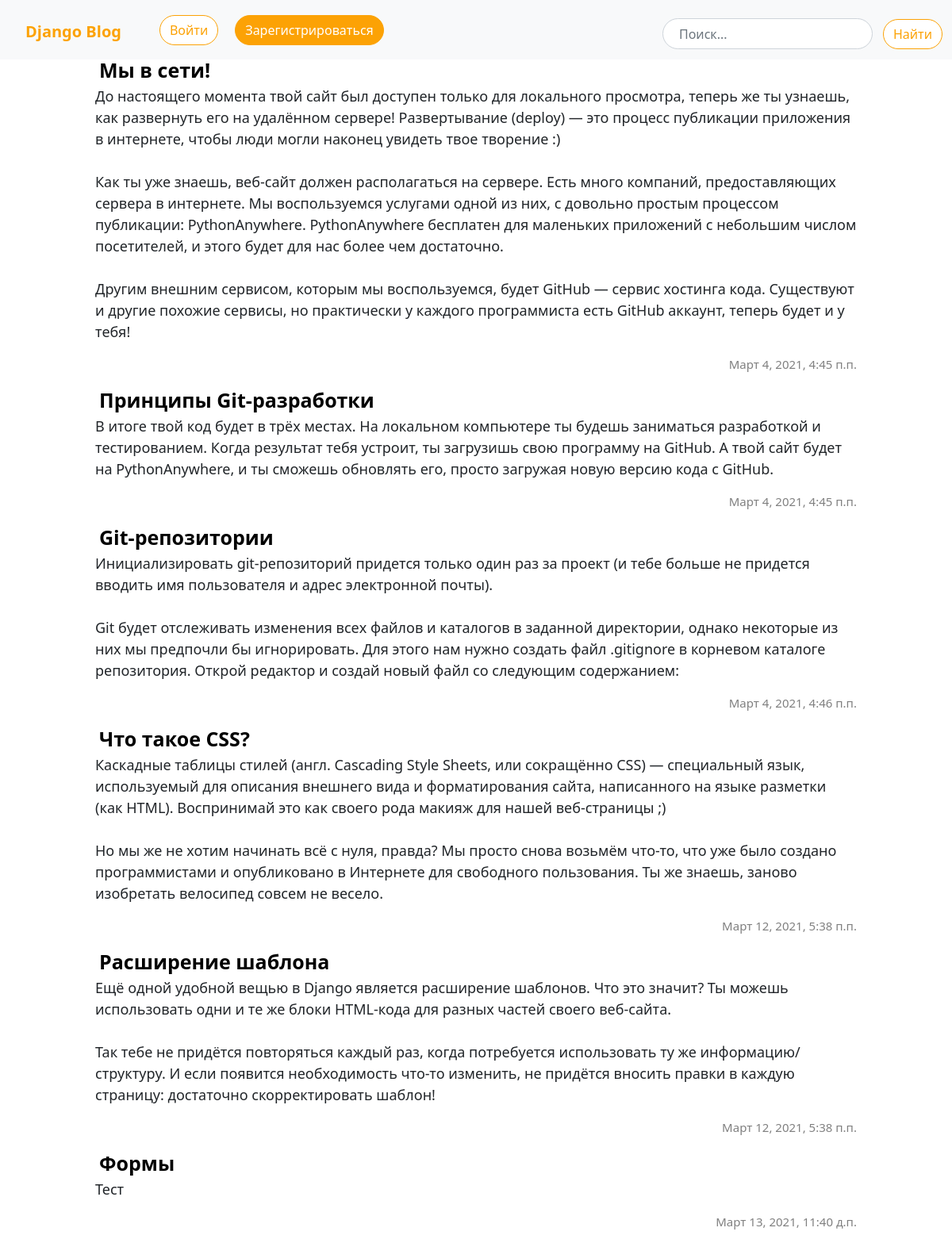
The app's page /, older data.
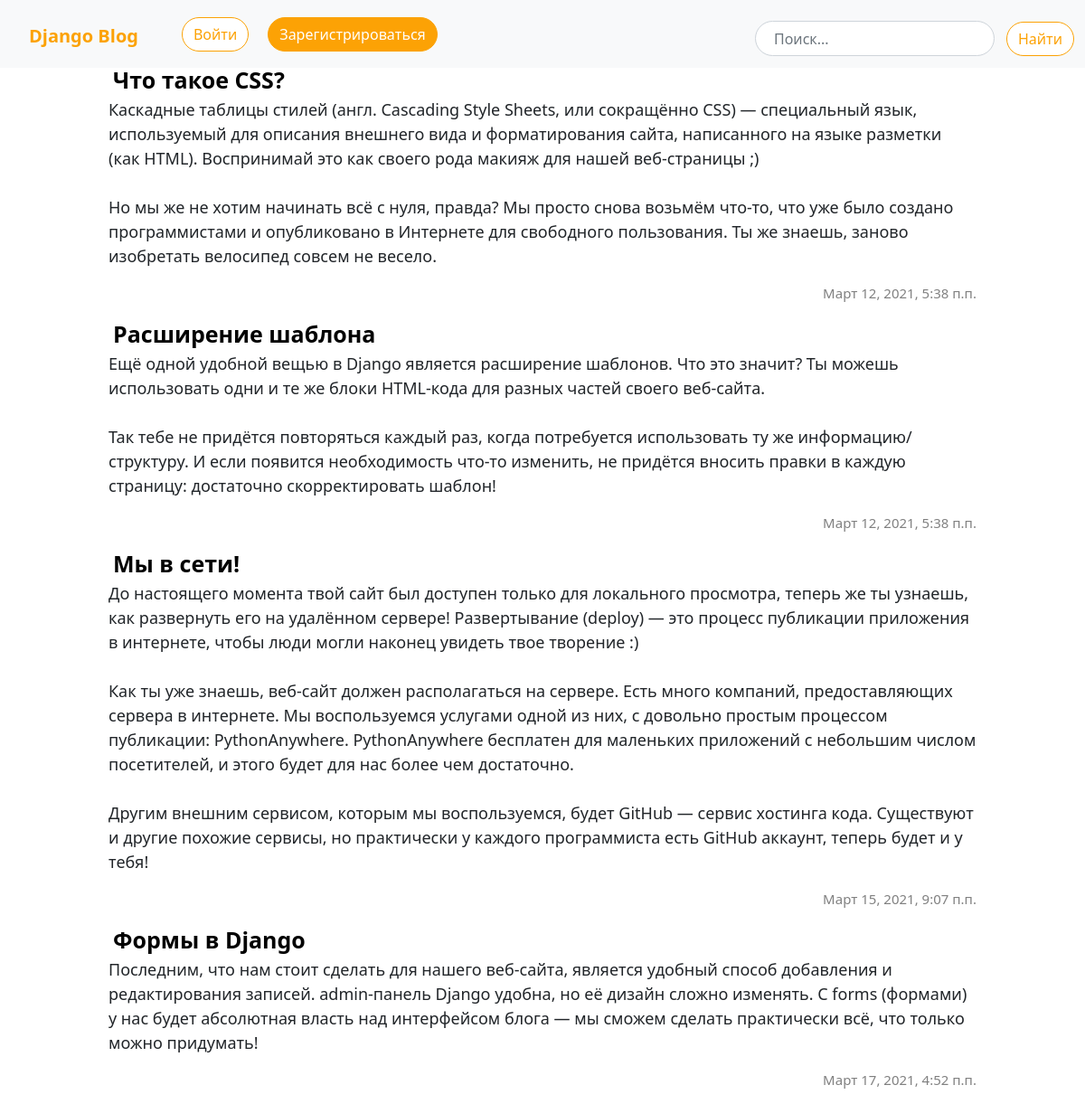
The same page, newer data.
### blog/models.py (models this page shows, shortened)
class Post(models.Model):
    author = models.ForeignKey(settings.AUTH_USER_MODEL, on_delete=models.CASCADE)
    title = models.CharField(max_length=200)
    text = models.TextField()
    created_date = models.DateTimeField(default=timezone.now)
    published_date = models.DateTimeField(blank=True, null=True)

### blog/views.py (the view, shortened to what this page needs)
# urls.py: path('', views.post_list, name='post_list'),
def post_list(request):
    posts = Post.objects.filter(published_date__lte=timezone.now()).order_by('published_date')
    return render(request, 'blog/post_list.html', {'posts': posts})

### blog/templates/blog/post_list.html
{% extends 'blog/base.html' %}
{% block content %}
  <div class="main">
    {% for post in posts %}
      <div class="posts">
        <a href="{% url 'post_detail' pk=post.pk %}" class="headdings">{{post.title}}</a>
        <p class="text">{{post.text|linebreaksbr}}</p>
        <p class="published-date">{{post.published_date}}</p>
      </div>
    {% endfor %}
  </div>
{% endblock %}

### blog/templates/blog/base.html (shortened to what this page needs)
<!DOCTYPE html>
{% load static %}
<html lang="en">
<head>
  <link href="https://cdn.jsdelivr.net/npm/bootstrap@5.0.0-beta2/dist/css/bootstrap.min.css" rel="stylesheet">
  <link rel="stylesheet" href="{% static 'css/blog.css' %}">
</head>
<body>
  <div class="NavContainer">
    <nav class="navbar navbar-expand-lg navbar-light bg-light">
    <div class="container-fluid">
      <a class="brand" href="/">Django Blog</a>
      <div class="collapse navbar-collapse" id="navbarSupportedContent">
        <ul class="navbar-nav me-auto mb-2 mb-lg-0">
          {% if user.is_anonymous %}
              <li class="nav-item">
                <a class="nav-link active"><button type="button" class="btn btn-secondary btn-rounded" data-toggle="modal" data-target="#SignIn" name="sign_in">Войти</button></a>
              </li>
              <li class="nav-item">
                <a href="{% url 'sign_up' %}" class="nav-link active"><button type="button" class="btn btn-secondary btn-signup" name="sign_up">Зарегистрироваться</button></a>
              </li>
          {% endif %}
        </ul>
        <form class="d-flex">
          <input class="form-control me-2 search-area" type="search" placeholder="Поиск..." aria-label="Search">
          <button class="btn <btn-seco></btn-seco>ndary btn-rounded" type="submit">Найти</button>
        </form>
      </div>
    </div>
  </nav>
  </div>
{% block content %}
{% endblock %}
</body>
</html>

### blog/static/css/blog.css (style rules this page uses)
a { text-decoration: none; color: black; }
.brand { color: #FCA205; font-weight: bold; font-size: 20px; margin-left: 20px; }
.NavContainer { position: fixed; top: 0; weight: 100%; left: 0; right: 0; }
.navbar { padding-top: 0; padding-bottom: 0; }
#navbarSupportedContent { padding-left: 20px; }
.container-fluid { padding-top: 5px; }
.main { padding-top: 70px; padding-left: 10vw; padding-right: 10vw; font-size: 18px; }
.published-date { right: 0; text-align: right; color: gray; font-size: 15px; }
.headdings { padding-left: 5px; font-size: 25px; font-weight: bold; }
.btn-signup { background-color: #FCA205; border-color: #FCA205; border-radius: 30px; color: white; margin-left: 5px; margin-top: 6px; }
.btn-rounded { background-color: white; border-color: #FCA205; border-radius: 30px; color: #FCA205; margin-left: 5px; margin-top: 6px; }
.search-area { border-radius: 30px; padding-left: 20px; margin-top: 5px; }
.form-control { border-radius: 20px; }
li { list-style-type: none; margin-bottom: 10px; }
ul { margin-left: 15px; padding-left: 0; }

Row changes from the older to the newer data that the page shows:
removed Post: title "Принципы Git-разработки", text "В итоге твой код будет в трёх местах. На локальном компьютере ты будешь заниматься разработкой и тестированием. Когда результат тебя устроит, ты загрузишь свою программу на GitHub. А твой сайт будет на PythonAnywhere, и ты сможешь обновлять его, просто загружая новую версию кода с GitHub.", published_date "Март 4, 2021, 4:45 п.п."
removed Post: title "Git-репозитории", text "Инициализировать git-репозиторий придется только один раз за проект (и тебе больше не придется вводить имя пользователя и адрес электронной почты). Git будет отслеживать изменения всех файлов и каталогов в заданной директории, однако некоторые из них мы предпочли бы игнорировать. Для этого нам нужно создать файл .gitignore в корневом каталоге репозитория. Открой редактор и создай новый файл со следующим содержанием:", published_date "Март 4, 2021, 4:46 п.п."
removed Post: title "Формы", text "Тест", published_date "Март 13, 2021, 11:40 д.п."
changed Post "Мы в сети!": published_date "Март 4, 2021, 4:45 п.п." → "Март 15, 2021, 9:07 п.п."; moves down the list
added Post: title "Формы в Django", text "Последним, что нам стоит сделать для нашего веб-сайта, является удобный способ добавления и редактирования записей. admin-панель Django удобна, но её дизайн сложно изменять. С forms (формами) у нас будет абсолютная власть над интерфейсом блога — мы сможем сделать практически всё, что только можно придумать!", published_date "Март 17, 2021, 4:52 п.п."
